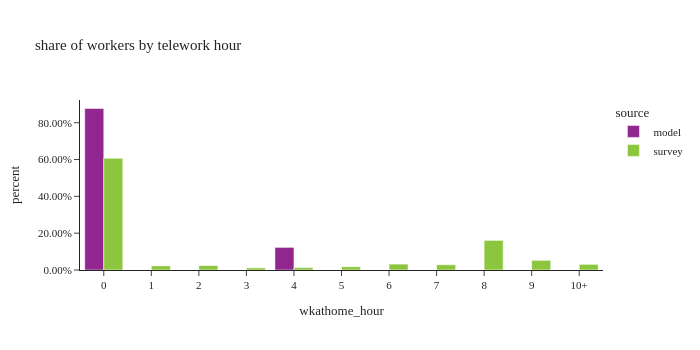

This figure's notebook cell:
### Markdown cell above
### worker counts by telework hours

### Code cell
# population in each telework hour
df_hour_count = (
    workers.group_by(['source', 'wkathome_int', 'wkathome_hour'])
    .agg(pl.col('pdexpfac').sum().alias('pdexpfac'))
    .with_columns((pl.col('pdexpfac') / pl.col('pdexpfac').sum().over(['source'])).alias('percent'))
)

fig = px.bar(df_hour_count.sort(['source', 'wkathome_int']).to_pandas(), x="wkathome_hour", y="percent", color="source",
             barmode="group",
             title="share of workers by telework hour")
fig.update_layout(height=350, width=700, font=dict(size=11),
                  xaxis=dict(dtick=1),
                  yaxis_tickformat='.2%')
fig.update_xaxes(categoryorder='array', categoryarray=['0', '1', '2', '3', '4', '5', '6', '7', '8', '9', '10+'])
fig.show()

### Figure 1 — Plotly figure (JSON) as saved in the notebook; plotly's stock layout.template omitted (floating-point values rounded to 4 significant figures)
{"data": [{"alignmentgroup": "True", "hovertemplate": "source=model<br>wkathome_hour=%{x}<br>percent=%{y}<extra></extra>", "legendgroup": "model", "marker": {"color": "#91268F", "pattern": {"shape": ""}}, "name": "model", "offsetgroup": "model", "orientation": "v", "showlegend": true, "textposition": "auto", "type": "bar", "x": ["0", "4"], "xaxis": "x", "y": [0.8772, 0.1228], "yaxis": "y"}, {"alignmentgroup": "True", "hovertemplate": "source=survey<br>wkathome_hour=%{x}<br>percent=%{y}<extra></extra>", "legendgroup": "survey", "marker": {"color": "#8CC63E", "pattern": {"shape": ""}}, "name": "survey", "offsetgroup": "survey", "orientation": "v", "showlegend": true, "textposition": "auto", "type": "bar", "x": ["0", "1", "2", "3", "4", "5", "6", "7", "8", "9", "10+"], "xaxis": "x", "y": [0.6068, 0.02253, 0.02407, 0.01164, 0.01275, 0.01784, 0.03202, 0.02852, 0.1607, 0.05237, 0.0307], "yaxis": "y"}], "layout": {"barmode": "group", "font": {"size": 11}, "height": 350, "legend": {"title": {"text": "source"}, "tracegroupgap": 0}, "title": {"text": "share of workers by telework hour"}, "width": 700, "xaxis": {"anchor": "y", "categoryarray": ["0", "1", "2", "3", "4", "5", "6", "7", "8", "9", "10+"], "categoryorder": "array", "domain": [0.0, 1.0], "dtick": 1, "title": {"text": "wkathome_hour"}}, "yaxis": {"anchor": "x", "domain": [0.0, 1.0], "tickformat": ".2%", "title": {"text": "percent"}}}}
